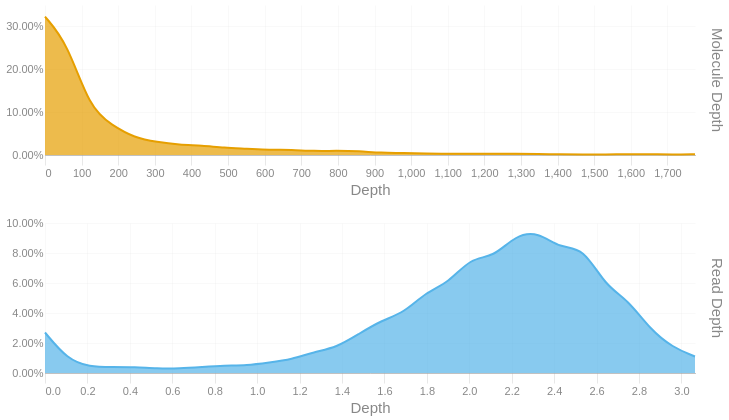

Notebook source saved alongside this figure:
### Code cell
readdep = depth_hist(tb['Read Depth'], q99, 3)
readdep = readdep.with_columns(pl.lit('Read Depth').alias('Metric'))
if not SKIPLR:
    moldep = depth_hist(tb['Molecule Depth'], mol_q99, 1)
    moldep = moldep.with_columns(pl.lit('Molecule Depth').alias('Metric'))
    _hist = pl.concat([readdep, moldep])
    _hist = _hist.filter(pl.col('Proportion') != 0)
    with SafeRender(_hist):
        (
            alt.Chart(_hist)        
            .mark_area(interpolate = "basis")
            .encode(
                x=alt.X('Bin:Q').scale(domainMin=0).axis(alt.Axis(title='Depth')),
                y = alt.Y('Proportion:Q', title = None).axis(format = '.2%'),
                color = alt.Color('Metric:N').legend(None),
                row = alt.Row("Metric:N").header(title = None, labelOrient = 'right'),
                tooltip = [
                    alt.Tooltip("Metric:N", title = "Metric"),
                    alt.Tooltip('Interval:N', title = "Depth Interval"),
                    alt.Tooltip('Proportion:Q', title = "% Alignments").format('.2%')
                ]
            )
            .resolve_scale(x='independent', y='independent')
            .properties(
                height = 150, width = 650,
                usermeta={'embedOptions': {'downloadFileName': f'{samplename}.depth.hist'}}
            )
        ).display()
else:
    readdep = readdep.filter(pl.col('Proportion') != 0)
    with SafeRender(readdep):
        (
            alt.Chart(readdep)        
            .mark_area(interpolate = "basis")
            .encode(
                x=alt.X('Bin:Q').scale(domainMin=0).axis(alt.Axis(title='Depth')),
                y = alt.Y('Proportion:Q', title = None).axis(format = '.2%'),
                tooltip = [
                    alt.Tooltip('Interval:N', title = "Depth Interval"),
                    alt.Tooltip('Proportion:Q', title = "% Alignments").format('.2%')
                ]
            )
            .properties(
                usermeta={'embedOptions': {'downloadFileName': f'{samplename}.depth.hist'}}
            )
        ).display()

### Figure 1 — Vega-Lite specification as saved in the notebook (floating-point values rounded to 4 significant figures)
{"width": 650, "height": 150, "config": {"title": {"anchor": "start", "dy": -15, "fontSize": 18, "color": "#888888", "subtitleColor": "#888888", "subtitleFontSize": 14}, "arc": {"fill": "#0072B2"}, "axis": {"domainColor": "#888888", "domainWidth": 0.5, "gridWidth": 0.2, "grid": false, "titleFontWeight": 400, "titleFontSize": 15, "labelFontSize": 11, "labelColor": "#888888", "tickColor": "#888888", "tickWidth": 0.2, "titleColor": "#888888"}, "axisBand": {"grid": false}, "axisX": {"grid": true, "tickSize": 10, "domainCap": "round"}, "axisY": {"domain": false, "grid": true, "tickSize": 0, "domainCap": "round"}, "background": "transparent", "header": {"labelFontSize": 15, "labelColor": "#888888", "titleFontSize": 15, "titleFontWeight": 600, "titleColor": "#888888"}, "legend": {"labelFont": "sans-serif", "labelFontSize": 12, "labelColor": "#888888", "symbolSize": 100, "symbolType": "circle", "titleFontSize": 12, "titlePadding": 10, "titleColor": "#888888", "title": null}, "range": {"category": ["#E69F00", "#56B4E9", "#009E73", "#F0E442", "#0072B2", "#D55E00", "#CC79A7", "#000000"], "diverging": ["#cfe8f3", "#a2d4ec", "#73bfe2", "#46abdb", "#1696d2", "#12719e"]}, "area": {"fill": "#0072B2", "fillOpacity": 0.7, "line": true, "strokeOpacity": 0.7}, "line": {"color": "#0072B2", "stroke": "#0072B2", "strokeWidth": 2}, "trail": {"color": "#0072B2", "stroke": "#0072B2", "strokeWidth": 0, "size": 1}, "point": {"filled": true, "fillOpacity": 1.0, "size": 95}, "text": {"color": "#888888", "fontSize": 11, "align": "right", "fontWeight": 400, "size": 11}, "bar": {"fill": "#0072B2", "stroke": null}, "view": {"stroke": null, "continuousWidth": 660, "continuousHeight": 400}}, "data": {"name": "data-875888ad5fdf2c2fce60d9a063901570"}, "mark": {"type": "area", "interpolate": "basis"}, "encoding": {"color": {"field": "Metric", "legend": null, "type": "nominal"}, "row": {"field": "Metric", "header": {"title": null, "labelOrient": "right"}, "type": "nominal"}, "tooltip": [{"field": "Metric", "title": "Metric", "type": "nominal"}, {"field": "Interval", "title": "Depth Interval", "type": "nominal"}, {"field": "Proportion", "format": ".2%", "title": "% Alignments", "type": "quantitative"}], "x": {"axis": {"title": "Depth"}, "field": "Bin", "scale": {"domainMin": 0}, "type": "quantitative"}, "y": {"axis": {"format": ".2%"}, "field": "Proportion", "title": null, "type": "quantitative"}}, "resolve": {"scale": {"x": "independent", "y": "independent"}}, "usermeta": {"embedOptions": {"downloadFileName": "S3_Annapolis_277.depth.hist"}}, "$schema": "https://vega.github.io/schema/vega-lite/v6.1.0.json", "datasets": {"data-875888ad5fdf2c2fce60d9a063901570": [{"Bin": 0.0, "Interval": "0.0-0.106", "Proportion": 0.027, "Metric": "Read Depth"}, {"Bin": 0.106, "Interval": "0.106-0.211", "Proportion": 0.009, "Metric": "Read Depth"}, {"Bin": 0.211, "Interval": "0.211-0.317", "Proportion": 0.004, "Metric": "Read Depth"}, {"Bin": 0.317, "Interval": "0.317-0.423", "Proportion": 0.004, "Metric": "Read Depth"}, {"Bin": 0.423, "Interval": "0.423-0.528", "Proportion": 0.004, "Metric": "Read Depth"}, {"Bin": 0.528, "Interval": "0.528-0.634", "Proportion": 0.003, "Metric": "Read Depth"}, {"Bin": 0.634, "Interval": "0.634-0.74", "Proportion": 0.003, "Metric": "Read Depth"}, {"Bin": 0.74, "Interval": "0.74-0.845", "Proportion": 0.004, "Metric": "Read Depth"}, {"Bin": 0.845, "Interval": "0.845-0.951", "Proportion": 0.005, "Metric": "Read Depth"}, {"Bin": 0.951, "Interval": "0.951-1.057", "Proportion": 0.005, "Metric": "Read Depth"}, {"Bin": 1.057, "Interval": "1.057-1.162", "Proportion": 0.007, "Metric": "Read Depth"}, {"Bin": 1.162, "Interval": "1.162-1.268", "Proportion": 0.009, "Metric": "Read Depth"}, {"Bin": 1.268, "Interval": "1.268-1.374", "Proportion": 0.014, "Metric": "Read Depth"}, {"Bin": 1.374, "Interval": "1.374-1.479", "Proportion": 0.017, "Metric": "Read Depth"}, {"Bin": 1.479, "Interval": "1.479-1.585", "Proportion": 0.026, "Metric": "Read Depth"}, {"Bin": 1.585, "Interval": "1.585-1.691", "Proportion": 0.035, "Metric": "Read Depth"}, {"Bin": 1.691, "Interval": "1.691-1.796", "Proportion": 0.04, "Metric": "Read Depth"}, {"Bin": 1.796, "Interval": "1.796-1.902", "Proportion": 0.054, "Metric": "Read Depth"}, {"Bin": 1.902, "Interval": "1.902-2.008", "Proportion": 0.06, "Metric": "Read Depth"}, {"Bin": 2.008, "Interval": "2.008-2.113", "Proportion": 0.077, "Metric": "Read Depth"}, {"Bin": 2.113, "Interval": "2.113-2.219", "Proportion": 0.077, "Metric": "Read Depth"}, {"Bin": 2.219, "Interval": "2.219-2.325", "Proportion": 0.092, "Metric": "Read Depth"}, {"Bin": 2.325, "Interval": "2.325-2.43", "Proportion": 0.094, "Metric": "Read Depth"}, {"Bin": 2.43, "Interval": "2.43-2.536", "Proportion": 0.083, "Metric": "Read Depth"}, {"Bin": 2.536, "Interval": "2.536-2.642", "Proportion": 0.084, "Metric": "Read Depth"}, {"Bin": 2.642, "Interval": "2.642-2.747", "Proportion": 0.058, "Metric": "Read Depth"}, {"Bin": 2.747, "Interval": "2.747-2.853", "Proportion": 0.049, "Metric": "Read Depth"}, {"Bin": 2.853, "Interval": "2.853-2.959", "Proportion": 0.029, "Metric": "Read Depth"}, {"Bin": 2.959, "Interval": "2.959-3.064", "Proportion": 0.017, "Metric": "Read Depth"}, {"Bin": 3.064, "Interval": "3.064-3.17", "Proportion": 0.011, "Metric": "Read Depth"}, {"Bin": 0.0, "Interval": "0.0-61.2", "Proportion": 0.323, "Metric": "Molecule Depth"}, {"Bin": 61.2, "Interval": "61.2-122.4", "Proportion": 0.261, "Metric": "Molecule Depth"}, {"Bin": 122.4, "Interval": "122.4-183.7", "Proportion": 0.109, "Metric": "Molecule Depth"}, {"Bin": 183.7, "Interval": "183.7-244.9", "Proportion": 0.069, "Metric": "Molecule Depth"}, {"Bin": 244.9, "Interval": "244.9-306.1", "Proportion": 0.04, "Metric": "Molecule Depth"}, {"Bin": 306.1, "Interval": "306.1-367.3", "Proportion": 0.03, "Metric": "Molecule Depth"}, {"Bin": 367.3, "Interval": "367.3-428.5", "Proportion": 0.024, "Metric": "Molecule Depth"}, {"Bin": 428.5, "Interval": "428.5-489.8", "Proportion": 0.022, "Metric": "Molecule Depth"}, {"Bin": 489.8, "Interval": "489.8-551.0", "Proportion": 0.017, "Metric": "Molecule Depth"}, {"Bin": 551.0, "Interval": "551.0-612.2", "Proportion": 0.015, "Metric": "Molecule Depth"}, {"Bin": 612.2, "Interval": "612.2-673.4", "Proportion": 0.012, "Metric": "Molecule Depth"}, {"Bin": 673.4, "Interval": "673.4-734.6", "Proportion": 0.012, "Metric": "Molecule Depth"}, {"Bin": 734.6, "Interval": "734.6-795.9", "Proportion": 0.009, "Metric": "Molecule Depth"}, {"Bin": 795.9, "Interval": "795.9-857.1", "Proportion": 0.01, "Metric": "Molecule Depth"}, {"Bin": 857.1, "Interval": "857.1-918.3", "Proportion": 0.009, "Metric": "Molecule Depth"}, {"Bin": 918.3, "Interval": "918.3-979.5", "Proportion": 0.005, "Metric": "Molecule Depth"}, {"Bin": 979.5, "Interval": "979.5-1040.7", "Proportion": 0.005, "Metric": "Molecule Depth"}, {"Bin": 1041.0, "Interval": "1040.7-1102.0", "Proportion": 0.003, "Metric": "Molecule Depth"}, {"Bin": 1102.0, "Interval": "1102.0-1163.2", "Proportion": 0.003, "Metric": "Molecule Depth"}, {"Bin": 1163.0, "Interval": "1163.2-1224.4", "Proportion": 0.003, "Metric": "Molecule Depth"}, {"Bin": 1224.0, "Interval": "1224.4-1285.6", "Proportion": 0.003, "Metric": "Molecule Depth"}, {"Bin": 1286.0, "Interval": "1285.6-1346.8", "Proportion": 0.003, "Metric": "Molecule Depth"}, {"Bin": 1347.0, "Interval": "1346.8-1408.1", "Proportion": 0.002, "Metric": "Molecule Depth"}, {"Bin": 1408.0, "Interval": "1408.1-1469.3", "Proportion": 0.002, "Metric": "Molecule Depth"}, {"Bin": 1469.0, "Interval": "1469.3-1530.5", "Proportion": 0.001, "Metric": "Molecule Depth"}, {"Bin": 1530.0, "Interval": "1530.5-1591.7", "Proportion": 0.001, "Metric": "Molecule Depth"}, {"Bin": 1592.0, "Interval": "1591.7-1652.9", "Proportion": 0.002, "Metric": "Molecule Depth"}, {"Bin": 1653.0, "Interval": "1652.9-1714.2", "Proportion": 0.002, "Metric": "Molecule Depth"}, {"Bin": 1714.0, "Interval": "1714.2-1775.4", "Proportion": 0.001, "Metric": "Molecule Depth"}, {"Bin": 1775.0, "Interval": "1775.4-1836.6", "Proportion": 0.002, "Metric": "Molecule Depth"}]}}
